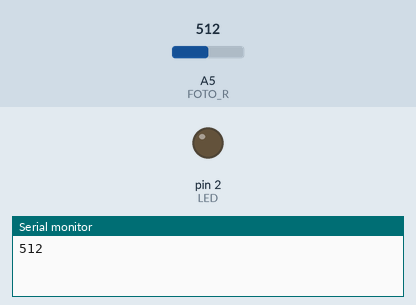
A sketch run on a simulated Arduino Uno, built with avr-gcc and run on an emulated ATmega328P. On the bench: output pins drawn as LEDs (lit = HIGH), the last lines printed to the serial monitor. Inputs (shaded band) come from the test bench; at power-on: A5 (FOTO_R) = 512.

Above: at 0.1 s.
At 0.6 s:
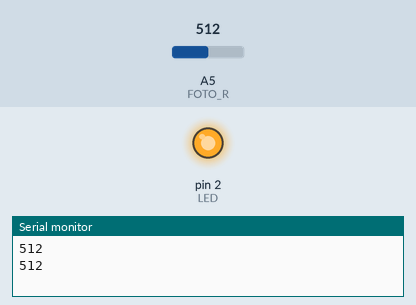
Timing chart, 0 to 2.1 s (numbered marks = the images above):
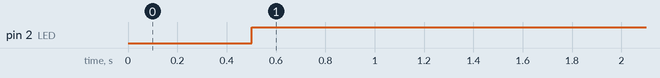

Measured:
- by itself, pin 2 (LED): LOW → HIGH at 0.50 s

The sketch:

Ej6-ADC-PWM.ino
```cpp
#define FOTO_R A5
unsigned short lectura=0;
unsigned short convertidor=0;
short LED=2;

void setup() {
  Serial.begin(9600); //Visualizar el monitor serie
  pinMode(LED,OUTPUT);
}

void loop() {
 Serial.println(analogRead(FOTO_R)); //Imprimir los valores
 delay(500);

 if(analogRead(FOTO_R)>10){
  lectura=analogRead(FOTO_R);
  convertidor=(lectura*255)/1023;       //Para adecuar la resolución de 10 bits del ADC a la de 8 bits del PWM
  digitalWrite(LED,convertidor);        //Configura el PWM con el valor de la lectura
 }
 if(analogRead(FOTO_R)<10){
  digitalWrite(LED,LOW);
 }

}
```
